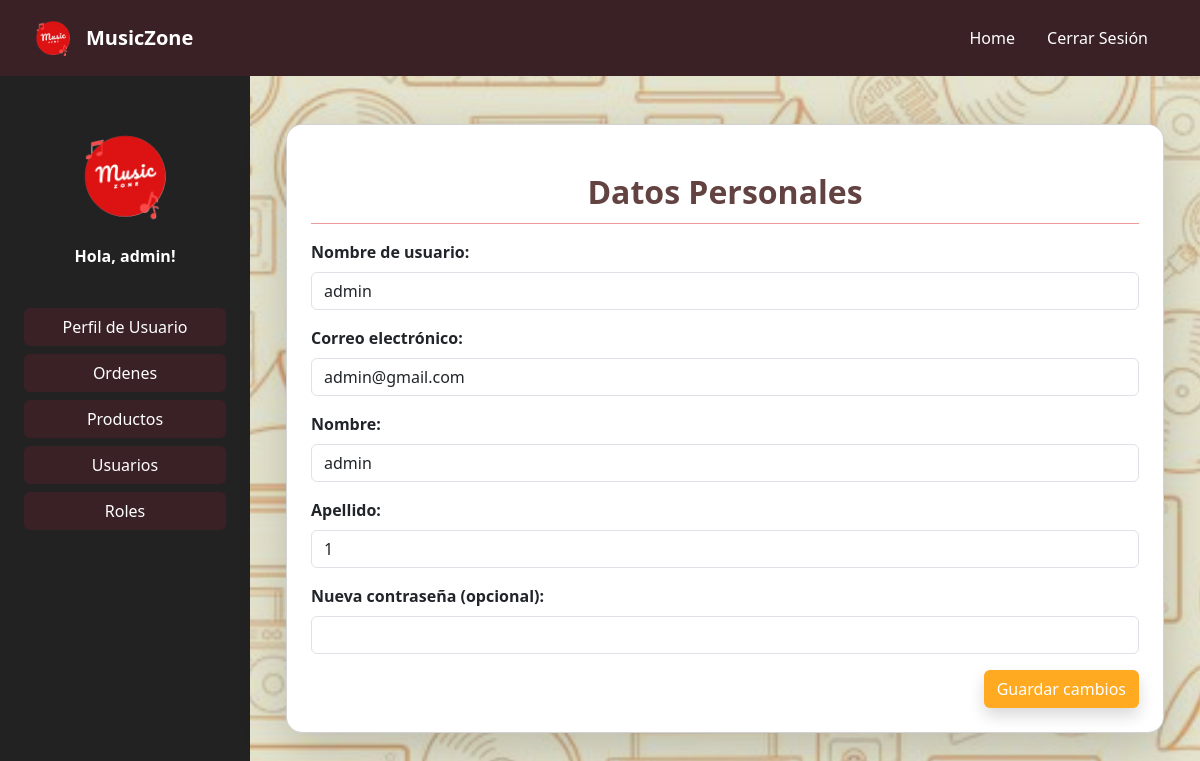
The page /usuarios/perfil/1 (signed in) on the database as committed earlier.
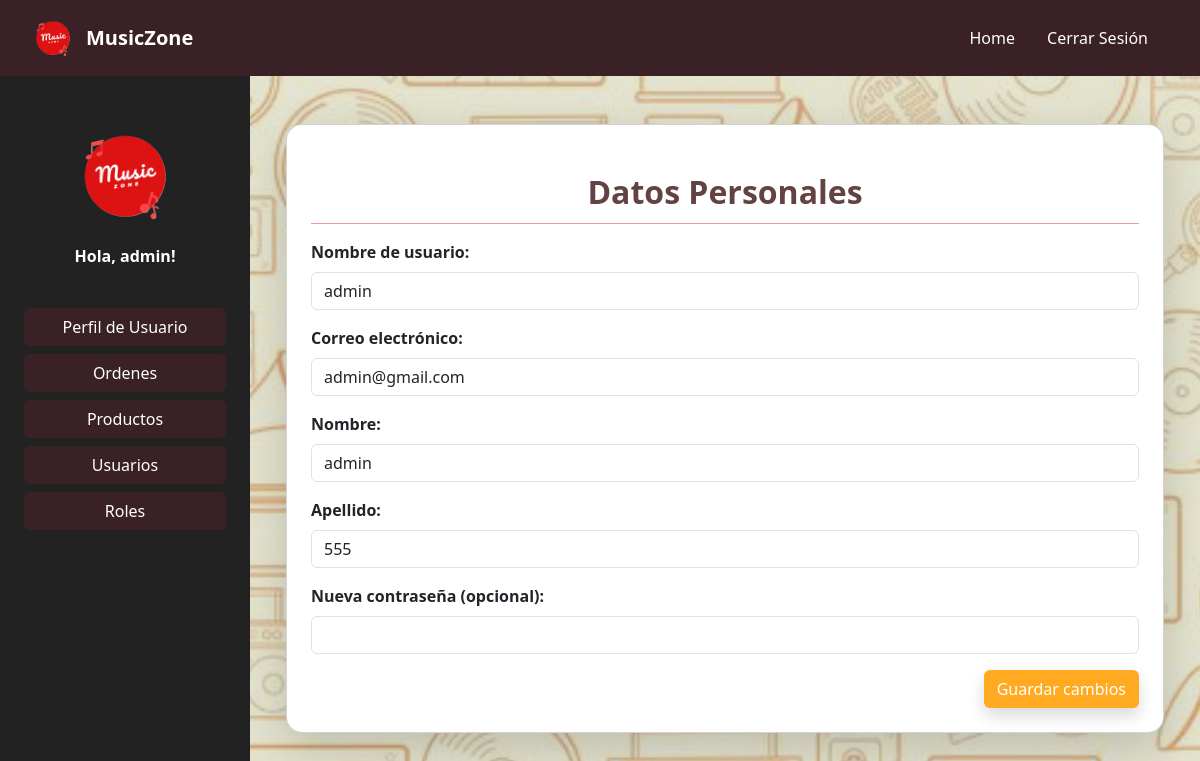
The same page on the database as committed later.
### Users/models.py (models this page shows, shortened)
class User(AbstractUser):
    name = models.CharField(max_length=100, verbose_name='Nombre')
    last_name = models.CharField(max_length=100, verbose_name='Apellido')
    username = models.CharField(max_length=100, unique=True, verbose_name='Nombre de usuario')
    email = models.EmailField(unique=True, verbose_name='Correo electrónico')
    role = models.ForeignKey(Role, on_delete=models.CASCADE, verbose_name='Rol', null=True, blank=True)
    EMAIL_FIELD = 'email'
    USERNAME_FIELD = 'username'
    REQUIRED_FIELDS = ['email', 'name', 'last_name']

### Users/views.py (the view, shortened to what this page needs)
# urls.py: path('perfil/<int:usuario_id>', views.user_profile, name='user_profile'),
@login_required
def user_profile(request, usuario_id):
    usuario = get_object_or_404(User, pk=usuario_id)
    orders = Order.objects.filter(sale__user=request.user).select_related('sale').prefetch_related('sale__sale_detail_set')
    return render(request, 'user_profile.html', {'orders': orders})

### Users/templates/user_profile.html (shortened to what this page needs)
{% extends 'base.html' %}
{% load static %}
{% block content %}
<div class="container py-4">
    <div class="row g-4">
        <div class="col-12 col-lg-5 {% if user.is_staff %}w-100{% endif %}">
            <div class="card shadow-lg bg-white rounded-4 p-4">
                <h2 class="fw-bold text-center" style="color: #634242;">Datos Personales</h2>
                <hr class="border-1 opacity-75 mt-1 mb-3" style="color: rgb(230, 120, 120);">
                <form method="POST" action="{% url 'users:user_profile' request.user.id %}">
                    <div class="mb-3">
                        <label for="username" class="form-label"><strong>Nombre de usuario:</strong></label>
                        <input type="text" id="username" name="username" class="form-control"
                            value="{{ request.user.username }}" required>
                    </div>
                    <div class="mb-3">
                        <label for="email" class="form-label"><strong>Correo electrónico:</strong></label>
                        <input type="email" id="email" name="email" class="form-control"
                            value="{{ request.user.email }}" required>
                    </div>
                    <div class="mb-3">
                        <label for="name" class="form-label"><strong>Nombre:</strong></label>
                        <input type="text" id="name" name="name" class="form-control" value="{{ request.user.name }}"
                            required>
                    </div>
                    <div class="mb-3">
                        <label for="last_name" class="form-label"><strong>Apellido:</strong></label>
                        <input type="text" id="last_name" name="last_name" class="form-control"
                            value="{{ request.user.last_name }}" required>
                    </div>
                    <div class="mb-3">
                        <label for="password" class="form-label"><strong>Nueva contraseña (opcional):</strong></label>
                        <input type="password" id="password" name="password" class="form-control">
                    </div>
                    <div class="text-end">
                        <button type="submit" class="btn shadow"
                            style="background-color: #ffaa21; color: white;">Guardar cambios</button>
                    </div>
                </form>
            </div>
        </div>
    </div>
</div>
{% endblock %}

### MusicZone/templates/base.html (shortened to what this page needs)
{% load static %}
<!DOCTYPE html>
<html lang="es">
<head>
    <link href="https://cdn.jsdelivr.net/npm/bootstrap@5.3.0/dist/css/bootstrap.min.css" rel="stylesheet">
    <link rel="stylesheet" href="https://cdn.datatables.net/1.13.6/css/dataTables.bootstrap5.min.css">
</head>
<body class="bg-image">
<nav class="navbar navbar-expand-lg navbar-dark px-3" style="background-color: #3a2125;">
    <div class="container-fluid">
        <a class="navbar-brand d-flex align-items-center" href="{% url 'home' %}">
            <img src="{% static 'img/Logo.png' %}" class="me-2" style="max-height: 50px; width: auto;" alt="Logo">
            <span class="fw-bold text-white">MusicZone</span>
        </a>
        <div class="collapse navbar-collapse justify-content-end" id="navbarNav">
            <ul class="navbar-nav">
                <li class="nav-item me-3">
                    <a class="nav-link text-white" href="{% url 'home' %}"> Home</a>
                </li>
                {% if user.is_authenticated %}
                <li class="nav-item me-3">
                    <a class="nav-link text-white" href="{% url 'logout' %}"><ion-icon name="log-out-outline"> Cerrar Sesión</ion-icon></a>
                </li>
                {% endif %}
            </ul>
        </div>
    </div>
</nav>
<div class="d-flex min-vh-100">
        <div class="d-none d-lg-block text-white p-3" style="background-color: #222222; width: 250px;">
            <div class="text-center py-4">
                <img src="{% static 'img/Logo.png' %}" style="height: 120px;" alt="Logo">
                <p class="mt-2 fw-bold">{% if user.is_authenticated %}Hola, {{ user.name }}!{% else %}Bienvenido!{% endif %}</p>
            </div>
            <ul class="nav flex-column px-2">
                {% if user.is_authenticated %}
                <li class="nav-item mb-2">
                    <a href="{% url 'users:user_profile' request.user.id %}" class="btn w-100" style="background-color: #3a2125; color: white;">Perfil de Usuario</a>
                </li>
                {% if user.is_staff %}
                <li class="nav-item mb-2">
                    <a href="{% url 'sales:order_list' %}" class="btn w-100" style="background-color: #3a2125; color: white;">Ordenes</a>
                </li>
                <li class="nav-item mb-2">
                    <a href="{% url 'products:instrumento' %}" class="btn w-100" style="background-color: #3a2125; color: white;">Productos</a>
                </li>
                <li class="nav-item mb-2">
                    <a href="{% url 'users:user' %}" class="btn w-100" style="background-color: #3a2125; color: white;">Usuarios</a>
                </li>
                <li class="nav-item mb-2">
                    <a href="{% url 'users:role' %}" class="btn w-100" style="background-color: #3a2125; color: white;">Roles</a>
                </li>
                {% endif %}
                {% endif %}
            </ul>
        </div>
        <main class="flex-grow-1 p-4">
            {% block content %}{% endblock %}
        </main>
</div>
</body>
</html>

Rows that differ between the two databases and show on the page:
changed User "admin": last_name "1" → "555"
